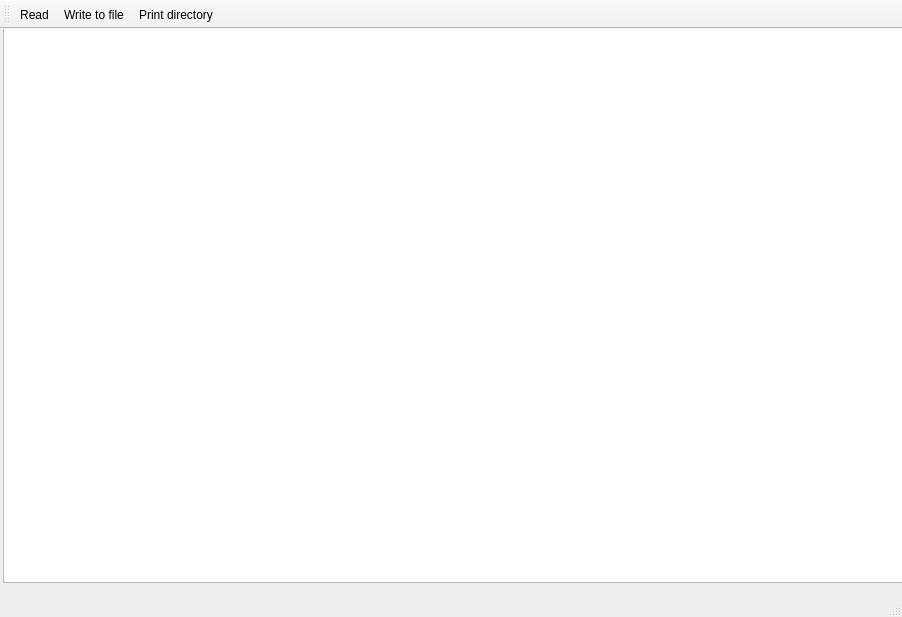
<?xml version="1.0" encoding="UTF-8"?>
<ui version="4.0">
 <class>MainWindow</class>
 <widget class="QMainWindow" name="MainWindow">
  <property name="geometry">
   <rect>
    <x>0</x>
    <y>0</y>
    <width>902</width>
    <height>617</height>
   </rect>
  </property>
  <property name="windowTitle">
   <string>MainWindow</string>
  </property>
  <widget class="QWidget" name="centralWidget">
   <widget class="QTextEdit" name="textEdit">
    <property name="geometry">
     <rect>
      <x>3</x>
      <y>-7</y>
      <width>901</width>
      <height>561</height>
     </rect>
    </property>
   </widget>
  </widget>
  <widget class="QToolBar" name="mainToolBar">
   <attribute name="toolBarArea">
    <enum>TopToolBarArea</enum>
   </attribute>
   <attribute name="toolBarBreak">
    <bool>false</bool>
   </attribute>
   <addaction name="actionRead"/>
   <addaction name="actionWrite_to_file"/>
   <addaction name="actionPrint_directory"/>
  </widget>
  <widget class="QStatusBar" name="statusBar"/>
  <action name="actionRead">
   <property name="text">
    <string>Read</string>
   </property>
  </action>
  <action name="actionWrite_to_file">
   <property name="text">
    <string>Write to file</string>
   </property>
  </action>
  <action name="actionPrint_directory">
   <property name="text">
    <string>Print directory</string>
   </property>
  </action>
 </widget>
 <layoutdefault spacing="6" margin="11"/>
 <resources/>
 <connections/>
</ui>
